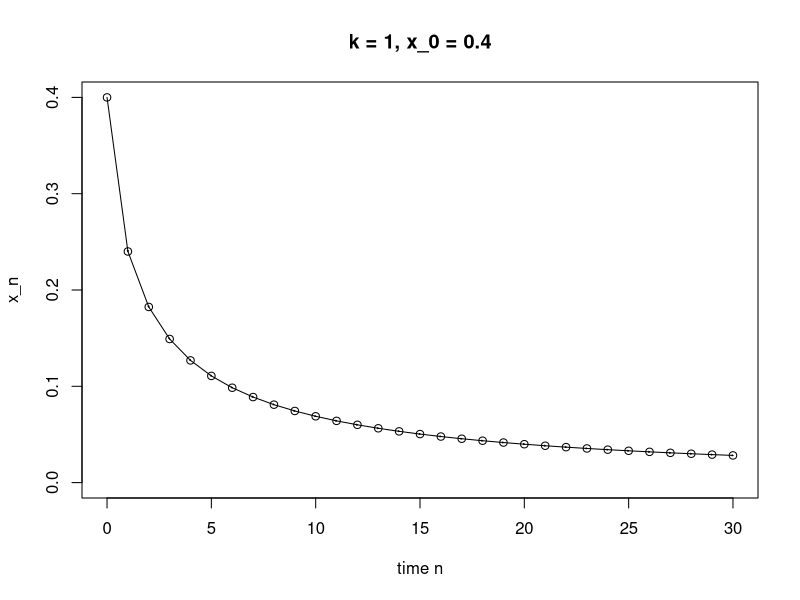
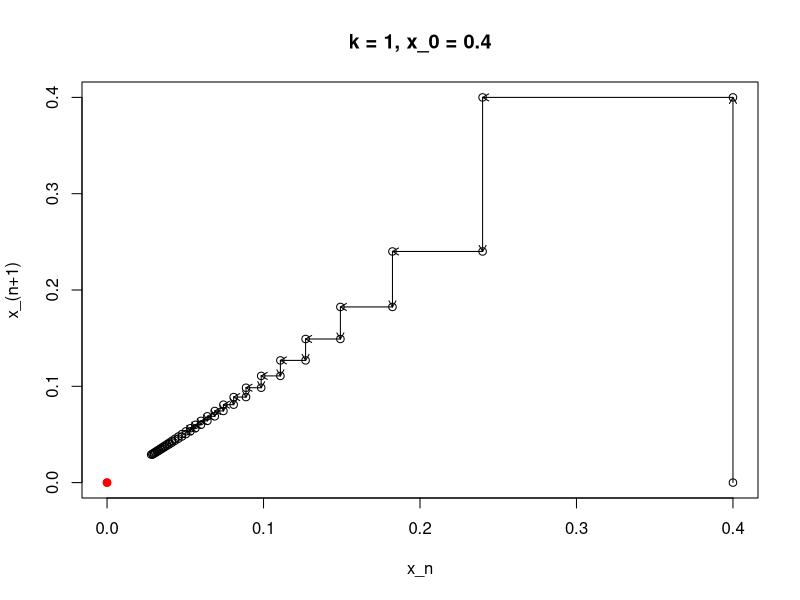
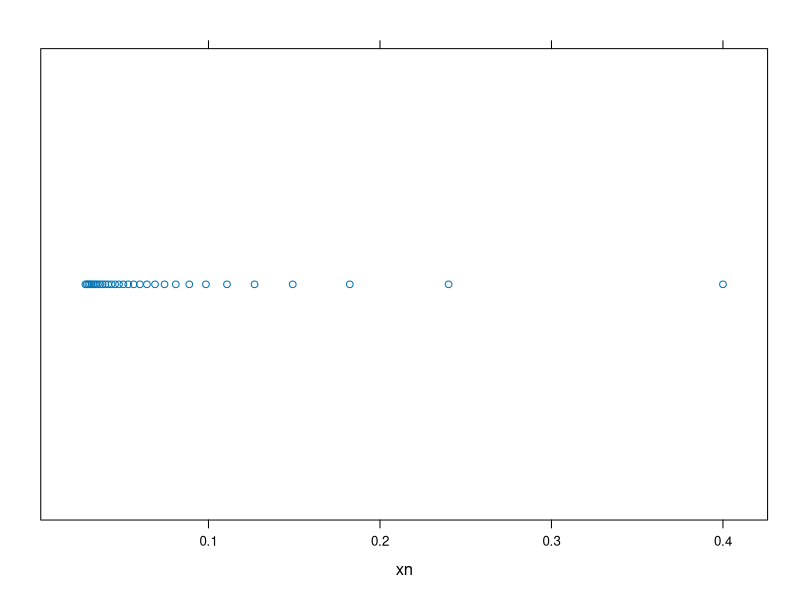
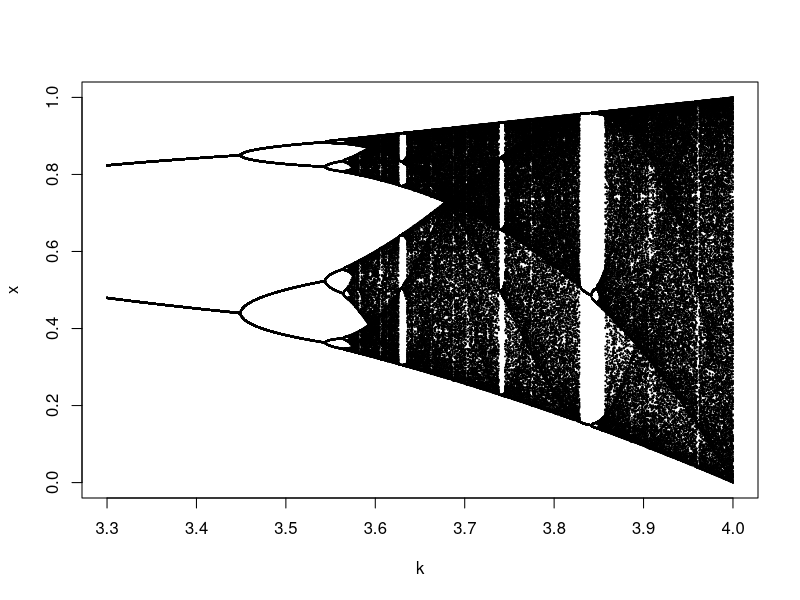

Here is the R script that generated these plots, in order:
library(lattice)
k <- 1
xn <- c(.4)
equil1 <- 0
equil2 <- 1 - 1/k

timeStop <- 30

for(t in 1:timeStop)
{
  xn <- c(xn, k*xn[t]*(1-xn[t]))
}
xn1 <-c()
for(t in 1:timeStop)
{
  xn1 <-c(xn1, xn[t], xn[t])
}
xn1 <- c(xn1, xn[length(xn)])

xn2 <- c(0)
for(t in 1:timeStop)
{
  xn2 <-c(xn2, xn[t], xn[t])
}

###plot x_n vs n

str = paste("k = ", k, ", ", "x_0 = ", xn[1], sep = "")
plot(x = 0:timeStop, y = xn, xlim = c(0, timeStop), ylim = c(0, max(xn)), 
     xlab = "time n", ylab = "x_n", main = str)

for(t in 1:timeStop)
{
  arrows(x0 = t-1, y0 = xn[t], x1 = t, y1 = xn[t+1], code = 2, length = 0.01)
}
# abline(h = equil1, col = "red", lwd = 2)
# abline(h = equil2, col = "red", lwd = 2)

###plot x_(n+1) vs x_n

plot(x = xn1, y = xn2, xlim = c(0, max(xn1)), ylim = c(0, max(xn2)), 
     xlab = "x_n", ylab = "x_(n+1)", main = str)
points(x = equil1, y = equil1, col = "red", pch = 19, cex = 1)
points(x = equil2, y = equil2, col = "red", pch = 19, cex = 1)

for(t in 1:timeStop)
{
  arrows(x0 = xn1[t], y0 = xn2[t], x1 = xn1[t+1], y1 = xn2[t+1], code = 2, length = 0.07)
}

###plot x_n on one-dimensional line

stripplot(xn)

### orbit diagram

r1 <- 3.3
r2 <- 4
r <- seq(from = r1, to = r2, by = (r2-r1)/799)
rPoints <- data.frame(num <- 1:300)

for(t in 1:length(r))
{
  x0 <- c(runif(1))
  for(z in 1:799)
  {
    x0 <- c(x0, r[t]*x0[z]*(1-x0[z]))
  }
  rPoints[paste(t)] <- x0[501:800]
}

rPoints <- rPoints[-c(1)]

plot(x = NULL, xlim = c(r[1], r[length(r)]), ylim = c(0,1), xlab = "k", ylab = "x")

for(t in 1:length(r))
{
  rTemp <- seq(r[t], r[t], length = 300)
  points(x = rTemp, rPoints[,t], cex = .001)
}

### lyapunov exponent

lyapunov <- 0
n <- 100
for(t in 1:n)
{
  lyapunov <- lyapunov + log(abs(k-2*k*xn[t]))/n
}
lyapunov